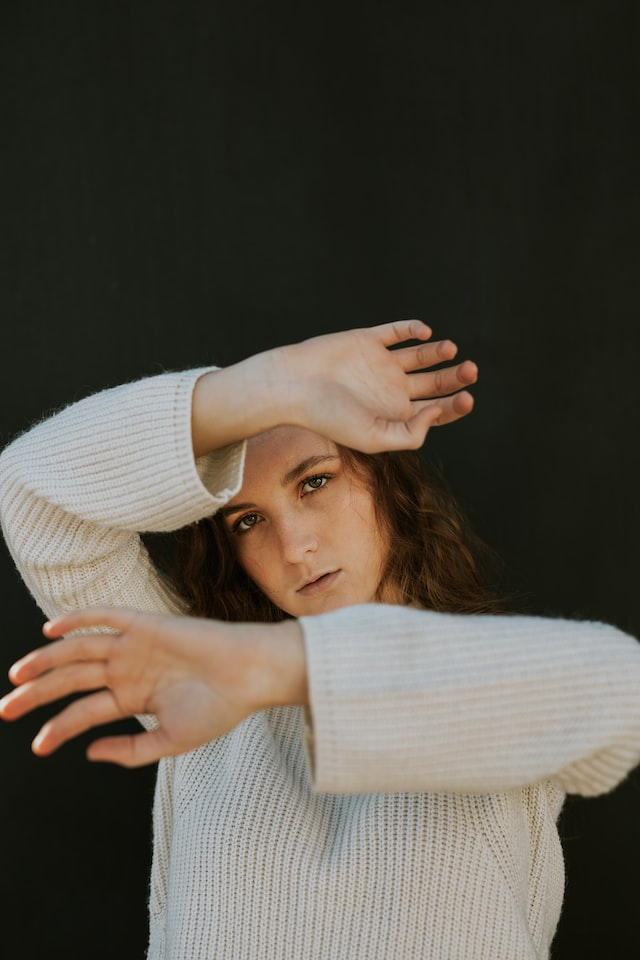
#> input picture assets/hand.jpg, 640 x 960 px
$ python make_demo.py
#> lines starting #> are read from the running program, lines starting #| are printed output that depends on the picture
"""Make demo.mp4: the sample hand slides right at 0.4 m/s on a 2 m plane (60 fps, 3 s)."""
import cv2, numpy as np
im = cv2.imread("assets/hand.jpg")[560:800, 0:300]          # crop around the hand
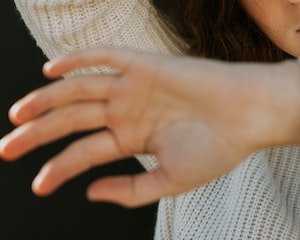
#> im: shape (240, 300, 3); mean B, G, R 87.6, 105.7, 127.8
FPS, Z, FX, V = 60, 2.0, 615.0, 0.4
w = cv2.VideoWriter("demo.mp4", cv2.VideoWriter_fourcc(*"mp4v"), FPS, (848, 480))
for i in range(3 * FPS):
    x = int(424 + FX * (-0.5 + V * i / FPS) / Z - im.shape[1] / 2)  # world x from -0.5 m
    c = np.full((480, 848, 3), 90, np.uint8)
    c[120:120 + im.shape[0], x:x + im.shape[1]] = im
    w.write(c)
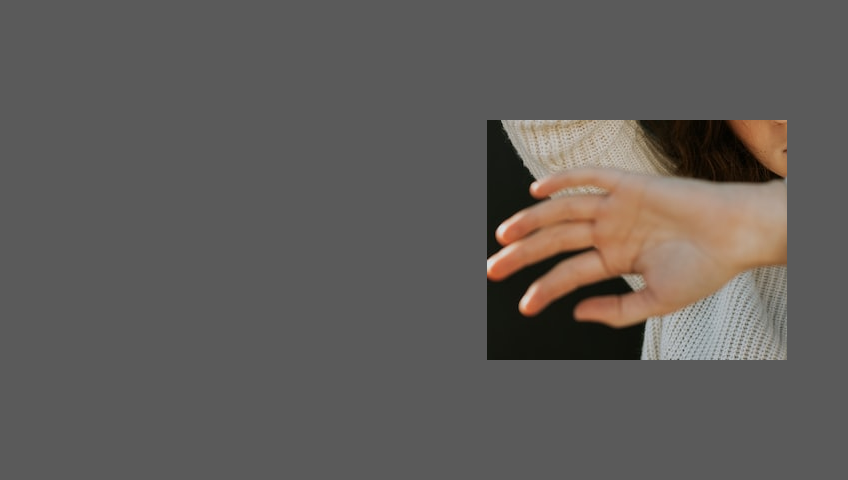
#> c: shape (480, 848, 3); mean B, G, R 89.6, 92.8, 96.7
w.release()
